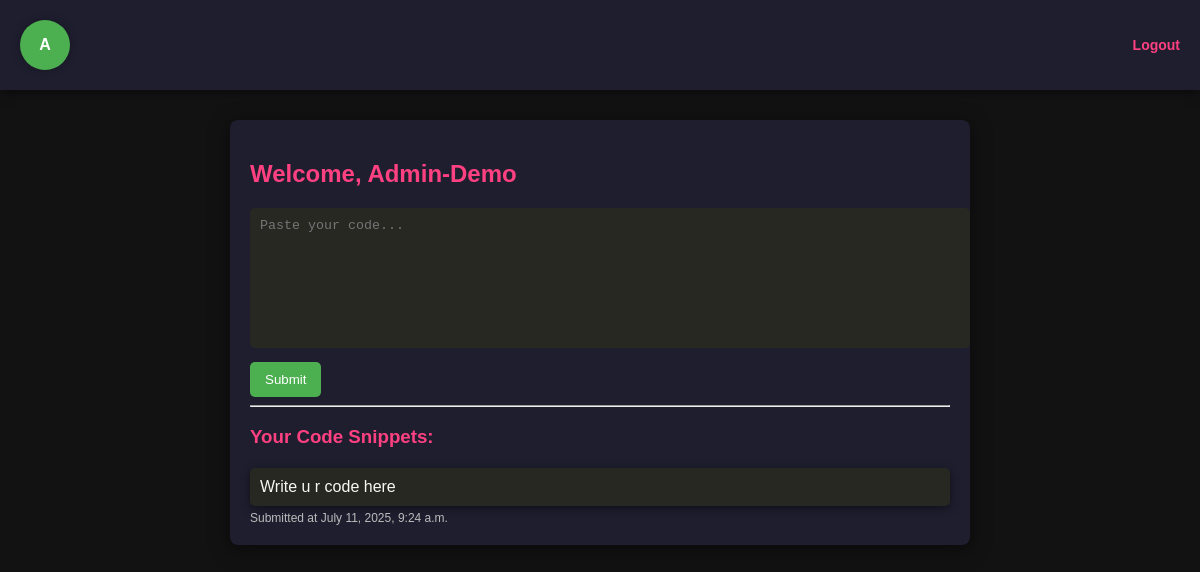
Page / (signed in) on the earlier database version.
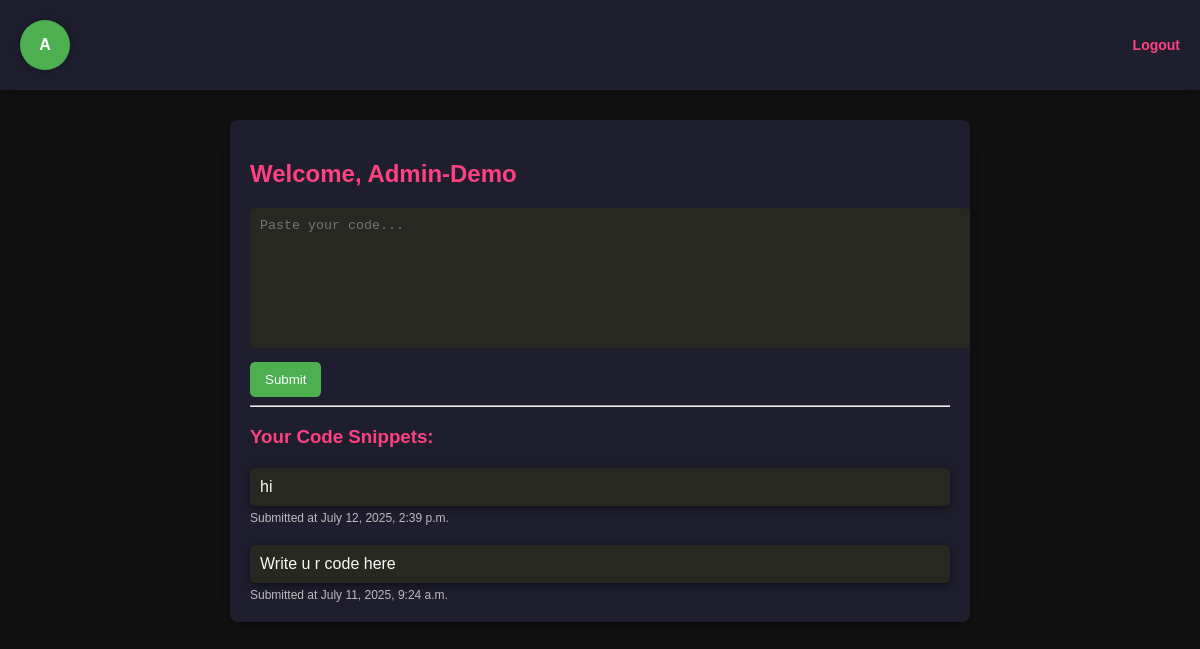
Same page on the later database version.
### data/models.py (models this page shows, shortened)
class CodePost(models.Model):
    user = models.ForeignKey(User, on_delete=models.CASCADE)
    code = models.TextField()
    created_at = models.DateTimeField(auto_now_add=True)

### data/views.py (the view)
# urls.py: 2. Add a URL to urlpatterns:  path('', views.home, name='home')
@login_required(login_url='login')
def home(request):
    if request.method == 'POST':
        code = request.POST.get('code')
        if code:
            CodePost.objects.create(user=request.user, code=code)
    posts = CodePost.objects.filter(user=request.user).order_by('-created_at')
    return render(request, 'data/home.html', {
        'posts': posts
    })

### data/templates/data/home.html (shortened to what this page needs)
<!DOCTYPE html>
<html lang="en">
<head>
</head>
<body>
    <div class="header">
        <div class="user-circle">{{ request.user.username|first }}</div>
        <a href="{% url 'logout' %}" class="logout">Logout</a>
    </div>
    <div class="container">
        <h2>Welcome, {{ request.user.username|title }}</h2>
        <form method="POST">
            <textarea name="code" placeholder="Paste your code..."></textarea>
            <br>
            <button type="submit">Submit</button>
        </form>
        <hr>
        <h3>Your Code Snippets:</h3>
        {% for post in posts %}
            <div class="code-block">{{ post.code }}</div>
            <div class="meta">Submitted at {{ post.created_at }}</div>
        {% empty %}
            <p>No code submitted yet.</p>
        {% endfor %}
    </div>
</body>
</html>

Differences in the rows shown:
added CodePost: code "hi", created_at "July 12, 2025, 2:39 p.m."
